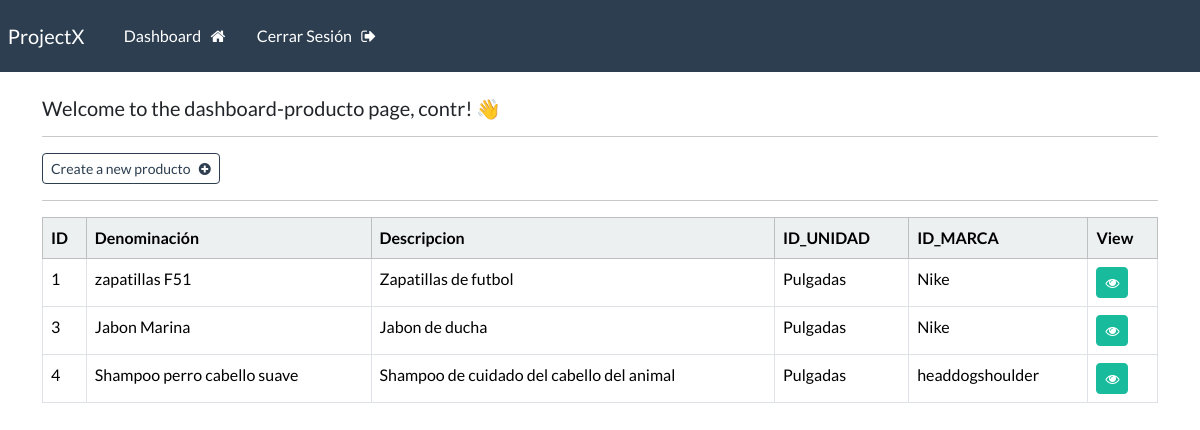
The page /dashboard-producto (signed in) on the database its author committed.
### webapp/models.py (models this page shows, shortened)
class Producto(models.Model):
    denominacion = models.CharField(max_length=100)
    descripcion = models.CharField(max_length=100)
    id_unidad =  models.ForeignKey(UnidadMedida, on_delete=models.CASCADE)
    id_marca =  models.ForeignKey(Marca, on_delete=models.CASCADE)

class UnidadMedida(models.Model):
    codigo_sunat = models.CharField(max_length=2)
    denominacion = models.CharField(max_length=100)
    def __str__(self):
         return self.denominacion

class Marca(models.Model):
    denominacion = models.CharField(max_length=100)
    descripcion = models.CharField(max_length=100)
    def __str__(self):
        return self.denominacion

### webapp/views.py (the view)
# urls.py: path('dashboard-producto', views.dashboard_producto, name="dashboard-producto"),
@login_required(login_url='my-login')
def dashboard_producto(request):
    my_productos = Producto.objects.all()
    context = {'productos': my_productos}
    return render(request,'webapp/dashboard-producto.html', context=context)

### webapp/templates/webapp/dashboard-producto.html
{% extends 'webapp/base.html' %}
{% block content %}
    <h5> Welcome to the dashboard-producto page, {{user}}! 👋</h5>
    <hr>
    <a class="btn btn-outline-primary btn-sm" href="{% url 'create-producto' %}">
        Create a new producto &nbsp; <i class="fa fa-plus-circle" aria-hidden="true"></i>
    </a>
    <hr>
    <table class="table table table-hover table-bordered">
        <thead class="table-light">
            <tr>
                <th scope="col"> ID </th>
                <th scope="col"> Denominación</th>
                <th scope="col"> Descripcion </th>
                <th scope="col"> ID_UNIDAD </th>
                <th scope="col"> ID_MARCA </th>
                <th scope="col"> View </th>
            </tr>
        </thead>
        <tbody>
        {% if productos %}
            {% for producto in productos %}
            <tr>
                <td> {{producto.id}} </td>
                <td> {{producto.denominacion}}</td>
                <td> {{producto.descripcion}}</td>
                <td> {{producto.id_unidad}}</td>
                <td> {{producto.id_marca}}</td>
                <td> <a class="btn btn-success btn-sm" href="{% url 'producto' producto.id %}"> <i class="fa fa-eye" aria-hidden="true"></i> </a></td>
            </tr>
            {% endfor %}
        {% endif %}
        </tbody>
    </table>
{% endblock %}

### rows shown on the page
Producto: id "1", denominacion "zapatillas F51", descripcion "Zapatillas de futbol", id_unidad "Pulgadas", id_marca "Nike"
Producto: id "3", denominacion "Jabon Marina", descripcion "Jabon de ducha", id_unidad "Pulgadas", id_marca "Nike"
Producto: id "4", denominacion "Shampoo perro cabello suave", descripcion "Shampoo de cuidado del cabello del animal", id_unidad "Pulgadas", id_marca "headdogshoulder"

### other values the page prints
{{ user }} "contr"
